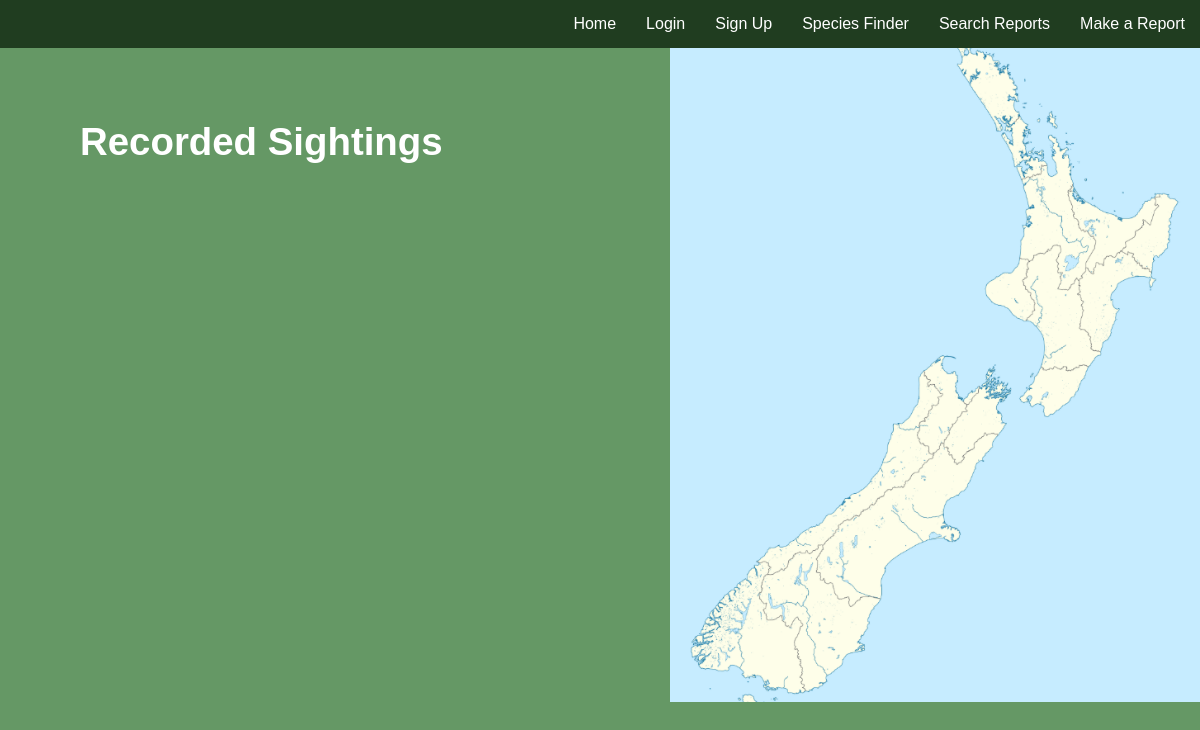
Page /searchreports on the earlier database version.
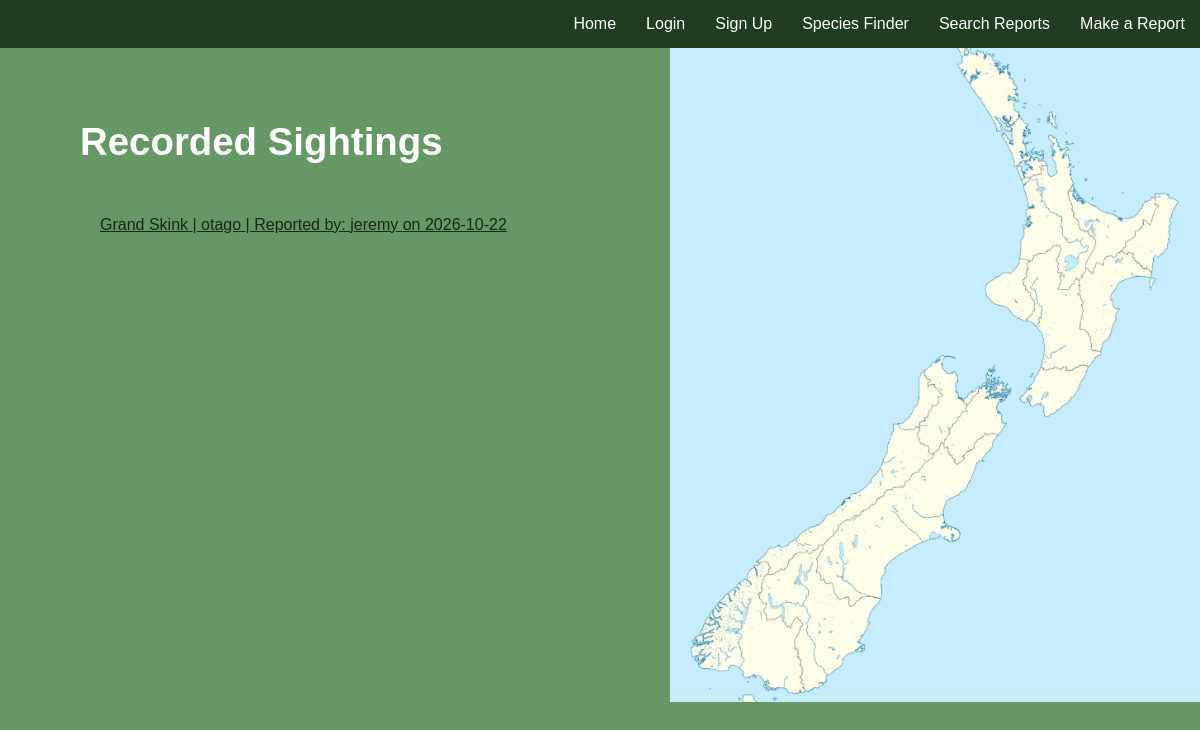
Same page on the later database version.
### tables this page shows
CREATE TABLE "reports" (
	"reportid"	INTEGER NOT NULL UNIQUE,
	"location"	TEXT NOT NULL,
	"username"	TEXT NOT NULL,
	"speciesid"	INTEGER NOT NULL,
	"date"	TEXT NOT NULL,
	"imagefilename"	TEXT,
	PRIMARY KEY("reportid" AUTOINCREMENT),
	FOREIGN KEY("speciesid") REFERENCES "species"("speciesid")
);

CREATE TABLE "species" (
	"speciesid"	INTEGER NOT NULL UNIQUE,
	"commonname"	TEXT NOT NULL UNIQUE,
	"latinname"	TEXT NOT NULL UNIQUE,
	PRIMARY KEY("speciesid" AUTOINCREMENT)
);

### app.py (the view)
@app.route('/searchreports', methods=["GET", "POST"])
def searchreports():
    sql = "SELECT species.commonname, reports.username, reports.location, reports.date, reports.imagefilename, reports.reportid FROM reports LEFT JOIN species ON reports.speciesid = species.speciesid"
    results = query_db(sql)
    return render_template('searchreports.html', results=results)

### app.py (called while the page is built)
def query_db(sql, args=(), one=False):
    db = sqlite3.connect(DATABASE)
    cursor = db.cursor()
    cursor.execute(sql, args)
    results = cursor.fetchall()
    db.commit()
    db.close()
    return (results[0] if results else None) if one else results

### templates/searchreports.html (shortened to what this page needs)
{% extends 'base.html' %}
{% block content %}
<body>
    <div class="two-column-right">
        <div class="resulttext">
            <div class="sight">
                <h2>Recorded Sightings</h2>
            </div>
            {% for result in results %}
            <a href="reports/{{result[5]}}">{{result[0]}} | {{result[2]}} | Reported by: {{result[1]}} on {{result[3]}}<br><br></a>
            {% endfor %}
        </div>
        <div class="srimage">
        </div>
    </div>
</body>
{% endblock %}

### templates/base.html (shortened to what this page needs)
<!DOCTYPE html>
<html lang="en">
<head>
    <link rel="stylesheet" href="{{ url_for('static', filename= 'style.css') }}">
</head>
<body>
    {% include 'nav.html' %}
    {% block content %}
    {% endblock %}
</body>
</html>

### templates/nav.html
<nav class="navbar">
    {% if session.user %}
        <ul>
            <li><a href="/report">Make a Report</a></li>
            <li><a href="/searchreports">Search Reports</a></li>
            <li><a href="/speciesfinder">Species Finder</a></li>
            <li><a href="/logout">Logout</a></li>
            <li><a href="/">Home</a></li>
        </ul>
    {% else %}
        <ul>
            <li><a href="/report">Make a Report</a></li>
            <li><a href="/searchreports">Search Reports</a></li>
            <li><a href="/speciesfinder">Species Finder</a></li>
            <li><a href="/signup">Sign Up</a></li>
            <li><a href="/login">Login</a></li>
            <li><a href="/">Home</a></li>
        </ul>
    {% endif %}
</nav>

### static/style.css (style rules this page uses)
body { margin: 0px; background-color: rgb(101, 152, 101); font-family: Verdana, Geneva, Tahoma, sans-serif; padding: 0px; justify-content: center; align-items: center; height: 100vh; overflow-x: hidden; }
.navbar ul { list-style-type: none; background-color: rgb(32, 61, 32); padding: 0px; margin: 0px; overflow: hidden; }
.navbar a { color: white; text-decoration: none; padding: 15px; display: block; text-align: center; }
.navbar li { float: right; }
a { color: rgb(21, 41, 21); }
.two-column-right { display: grid; grid-template-columns: 2fr 1fr; overflow-y: hidden; }
.sight { color: rgb(255, 255, 255); position: relative; text-align: left; margin-left: -20px; top: -20px; width: 100%; font-size: 1.6rem; }
.resulttext { color: rgb(255, 255, 255); position: relative; text-align: left; margin-left: 100px; top: 60px; width: 100%; font-size: 1rem; }
.srimage { padding-left: 60px; background-image: url("mapofnewzealand.png") ; height: 654px; width: 470px; background-position: right; background-repeat: no-repeat; background-size: cover; }

Differences in the rows shown:
added reports: commonname "Grand Skink", location "otago", username "jeremy", date "2026-10-22"
